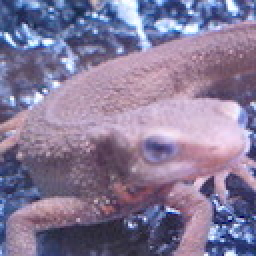
#> input picture images/imori.jpg, 128 x 128 px, found by its file name (shown 2 times larger)
$ python Q14-DifferentialFilter.py   (older library calls are emulated)
#> lines starting #> are read from the running program, lines starting #| are printed output that depends on the picture
# %% import
import cv2
from PIL import Image
import numpy as np

# %% load original image
img = Image.open("../../ImageProcessing100Wen/assets/imori.jpg")
#> img is the input picture: PIL image 128x128 RGB; mean R, G, B 134.1, 121.8, 152.8
img_arr = np.array(img)
img_gs = cv2.cvtColor(img_arr, cv2.COLOR_RGB2GRAY)
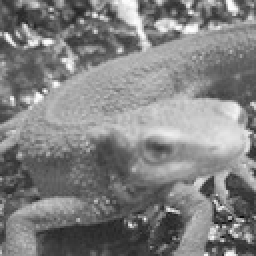
#> img_gs: shape (128, 128) (shown 2 times larger); min 11, max 254, mean 129
print(img_gs.shape)
#| (128, 128)

# %%
def differential_filter(img):
    k_x = np.array([[0, 0, 0], [1, -1, 0], [0, 0, 0]], dtype=np.int)
    k_y = np.array([[0, 1, 0], [0, -1, 0], [0, 0, 0]], dtype=np.int)

    img_diff_x = cv2.filter2D(img, -1, k_x, borderType=cv2.BORDER_CONSTANT)
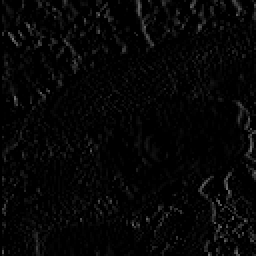
#> img_diff_x: shape (128, 128) (shown 2 times larger); min 0, max 119, mean 6
    img_diff_y = cv2.filter2D(img, -1, k_y, borderType=cv2.BORDER_CONSTANT)
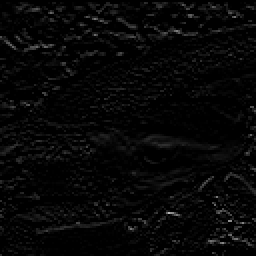
#> img_diff_y: shape (128, 128) (shown 2 times larger); min 0, max 184, mean 6.9
    return img_diff_x, img_diff_y

# %%
diff_x, diff_y = differential_filter(img_gs)
# %%
